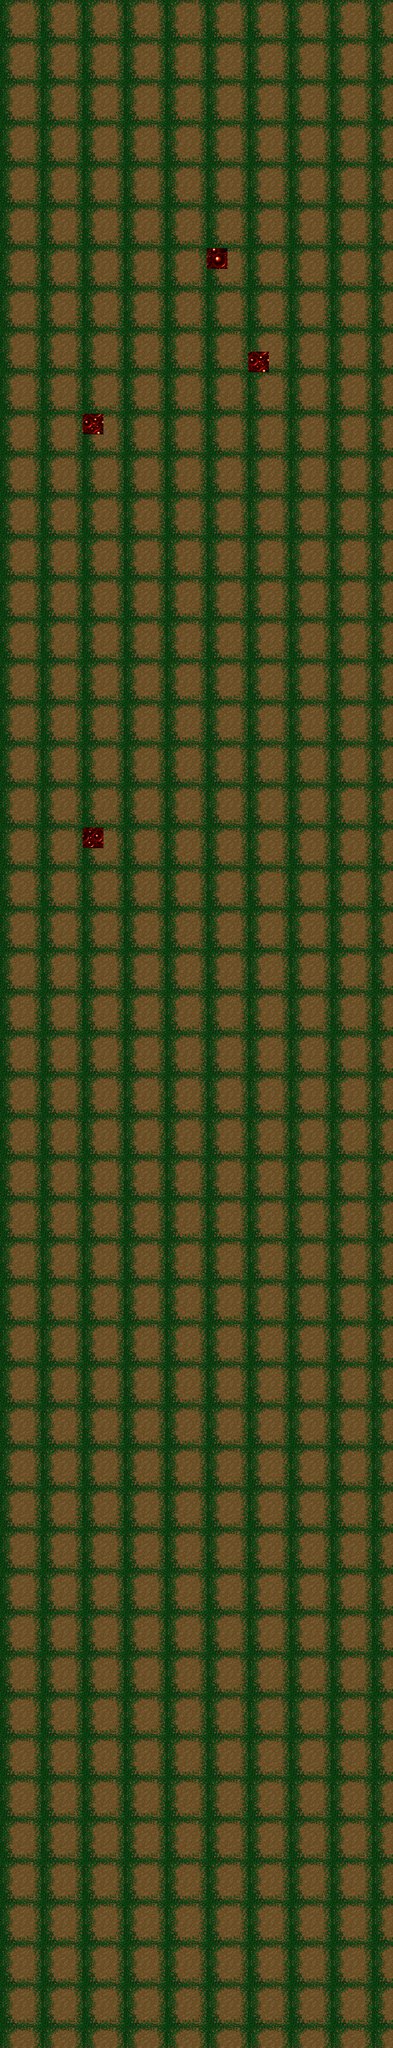

Below is a game level as drawn by its tile map, then a one-line description and the .tmx that defines it (tile-layer data replaced by summaries):
An orthogonal 19x99 tile map with 32x32 px tiles, 1 tile layer (Tile Layer 1).

<map version="1.0" orientation="orthogonal" renderorder="right-down" width="19" height="99" tilewidth="32" tileheight="32" nextobjectid="1">
 <tileset firstgid="1" name="bg" tilewidth="32" tileheight="32" tilecount="378" columns="7">
  <image source="../../shapesz.png" width="240" height="1736" />
 </tileset>
 <layer name="Tile Layer 1" width="19" height="99">
  <data>[1881 cells, 1881 non-empty, 7 distinct tile ids]</data>
 </layer>
</map>
